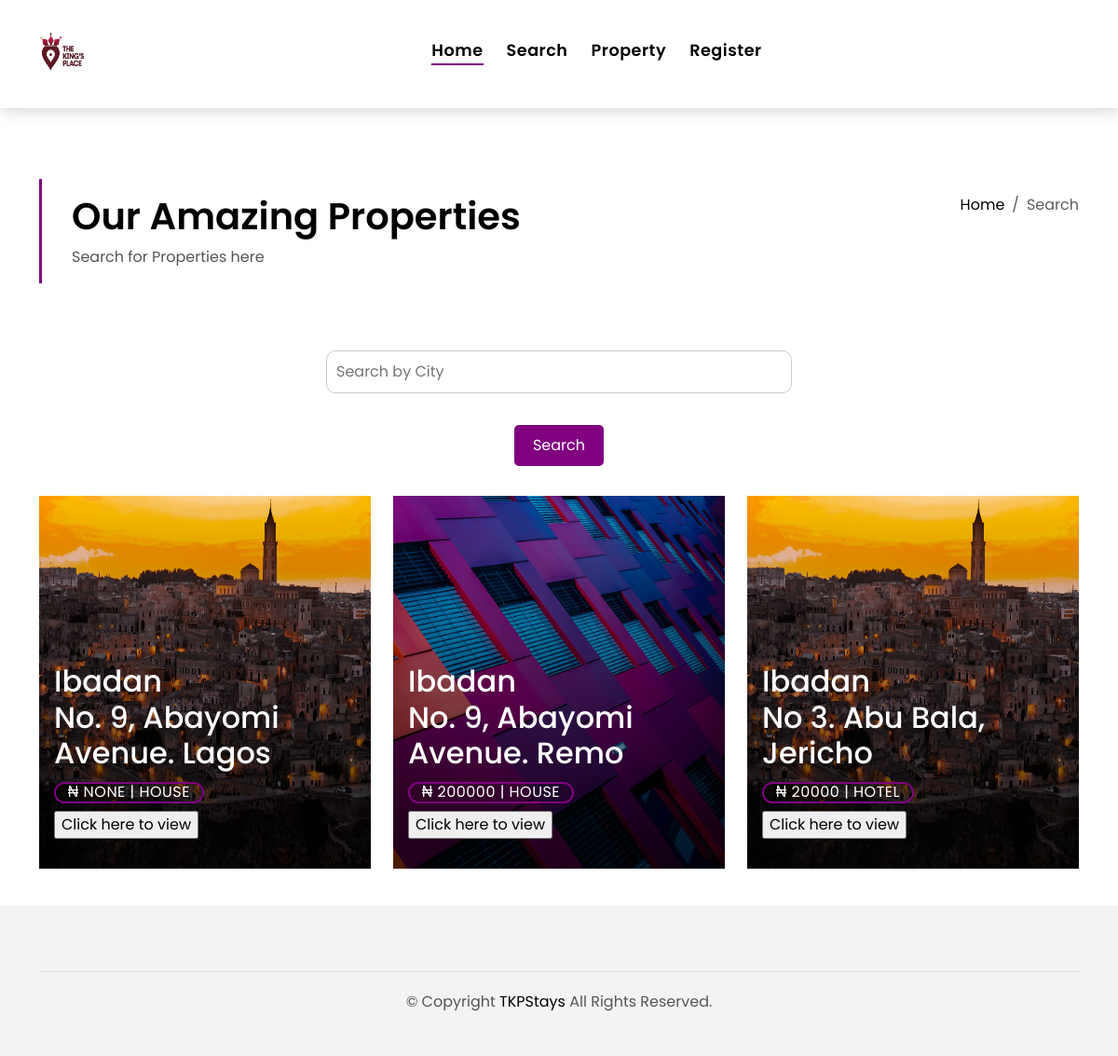
The page /customer_portal/search/ on the database its author committed.
### house_portal/models.py (models this page shows, shortened)
class House(models.Model):
    name = models.CharField(max_length=50)
    area = models.ForeignKey(Area, on_delete=models.SET_NULL, null=True)
    mail = models.EmailField(default='', null=True, blank=True)
    phone = models.CharField(max_length=20, default="", null=True, blank=True)
    address = models.CharField(max_length=300, default="")
    bedrooms = models.PositiveIntegerField(null=True, blank=True)
    bathrooms = models.PositiveIntegerField(null=True, blank=True)
    price = models.IntegerField(null=True, blank=True)
    is_available = models.BooleanField(default=True)
    type = models.CharField(
        max_length=20,
        choices=TYPE_CHOICES,
        default='House'  # Changed the default to a valid choice
    )
    description = models.TextField(max_length=1000)  # Increased the max_length for more flexibility
    is_student_only = models.BooleanField(default=True)
    owner = models.ForeignKey(
        Owner,
        on_delete=models.CASCADE,
        null=True,
        related_name='owned_houses'
    )
    image = models.ImageField(upload_to='house_images/', default='', blank=True)

class Area(models.Model):
    pincode = models.CharField(
        validators=[MinLengthValidator(6), MaxLengthValidator(6)],
        max_length=6,
        unique=True
    )
    city = models.CharField(max_length=20)

### customer_portal/views.py (the view)
# urls.py: path('search/', search, name='search'),
def search(request):
    houses = list(House.objects.all())  # Get all houses as a list
    random.shuffle(houses)  # Shuffle the list randomly
    selected_houses = houses[:3]  # Select the first 3 houses from the shuffled list
    return render(request, 'customer/search.html',  {'houses': selected_houses})

### customer_portal/templates/customer/search.html (shortened to what this page needs)
{% extends 'customer/base1.html' %}
{% load static %}
{% block content %}
<section class="intro-single">
  <div class="container">
    <div class="row">
      <div class="col-md-12 col-lg-8">
        <div class="title-single-box">
          <h1 class="title-single">Our Amazing Properties</h1>
          <span class="color-text-a">Search for Properties here</span>
        </div>
      </div>
      <div class="col-md-12 col-lg-4">
        <nav aria-label="breadcrumb" class="breadcrumb-box d-flex justify-content-lg-end">
          <ol class="breadcrumb">
            <li class="breadcrumb-item">
              <a href="/">Home</a>
            </li>
            <li class="breadcrumb-item active" aria-current="page">
             Search
            </li>
          </ol>
        </nav>
      </div>
    </div>
  </div>
</section>
  <div style="text-align: center;">
    <form class="w3-container" action="/customer_portal/search_results/" method="post">
      <br>
      <input type="text" id="city"  placeholder="Search by City" name="city" required="True">
      <br><br>
      <input class="w3-btn w3-green" type="submit" value="Search">
    </form>
  </div>
<section class="property-grid grid">
  <div class="container">
    <div class="row">
      <div class="col-sm-12">
      </div>
      {% for house in houses %}
      <div class="col-md-4">
        <div class="card-box-a card-shadow">
          <div class="img-box-a">
            <img src="{{ house.image.url }}" alt="" style="height: 400px;" class="img-a img-fluid">
          </div>
          <div class="card-overlay">
            <div class="card-overlay-a-content">
              <div class="card-header-a">
                <h2 class="card-title-a">
                  <a href="#">{{ house.area.city }}
                    <br /> {{ house.address }}</a>
                </h2>
              </div>
              <div class="card-body-a">
                <div class="price-box d-flex">
                  <span class="price-a">₦ {{ house.price }} | {{house.type}}</span>
                </div>
                <form action="/customer_portal/rent/" method="post">
                <input type="submit" value="Click here to view">
              </form>
              </div>
            </div>
          </div>
        </div>
      </div>
      {% endfor %}
    </div>
  </div>
</section>
{% endblock %}

### static/assets/css/style.css (style rules this page uses)
body { font-family: "Poppins", sans-serif; color: #555555; }
h1, h2, h3, h4, h5, h6 { color: #000000; }
a { color: #000000; text-decoration: none; transition: all 0.5s ease; }
.color-text-a { text-decoration: none; color: #555555; }
.intro-single { padding: 12rem 0 3rem; }
.intro-single .title-single-box { padding: 1rem 0 1rem 2rem; }
.intro-single .title-single-box { border-left: 3px solid purple; }
.intro-single .title-single-box .title-single { font-weight: 600; font-size: 2.2rem; }
@media (min-width: 768px) { .intro-single .title-single-box .title-single { font-size: 2.1rem; } }
@media (min-width: 992px) { .intro-single .title-single-box .title-single { font-size: 2.5rem; } }
.intro-single .breadcrumb-box { padding: 1rem 0 0 0.5rem; }
.intro-single .breadcrumb { background-color: transparent; padding-right: 0; padding-left: 0; }
.card-box-a span, .card-box-b span, .card-box-c span, .card-box-d span { line-height: 0; }
@media (min-width: 768px) { .grid .card-box-a, .grid .card-box-b, .grid .card-box-c, .grid .card-box-d { margin-bottom: 2.5rem; } }
.card-box-a, .card-box-b, .card-box-d { position: relative; overflow: hidden; -webkit-backface-visibility: hidden; backface-visibility: hidden; }
.card-box-a .img-a, .card-box-a .img-b, .card-box-b .img-a, .card-box-b .img-b { transition: 0.8s all ease-in-out; }
@media (min-width: 768px) { .card-box-a .price-a, .card-box-b .price-a { font-size: 0.9rem; } }
@media (min-width: 992px) { .card-box-a .price-a, .card-box-b .price-a { font-size: 1rem; } }
.card-overlay { position: absolute; width: 100%; height: 100%; top: 0; left: 0; }
.card-shadow { -webkit-backface-visibility: hidden; backface-visibility: hidden; }
.card-shadow:before { content: " "; position: absolute; top: 0; left: 0; width: 100%; height: 100%; z-index: 1; background: linear-gradient(to bottom, rgba(0, 0, 0, 0) 0%, rgba(0, 0, 0, 0.2) 27%, rgba(0, 0, 0, 0.65) 90%); }
.card-overlay-a-content { transition: all 0.5s ease-in; position: absolute; width: 100%; bottom: 0px; z-index: 2; }
@media (min-width: 768px) { .card-overlay-a-content { bottom: -20px; } }
@media (min-width: 992px) { .card-overlay-a-content { bottom: 0px; } }
.card-header-a { padding: 0 1rem; }
.card-header-a .card-title-a { color: #ffffff; margin-bottom: 0; padding-bottom: 0.7rem; }
@media (min-width: 768px) { .card-header-a .card-title-a { font-size: 1.3rem; } }
@media (min-width: 992px) { .card-header-a .card-title-a { font-size: 2rem; } }
.card-header-a .card-title-a a { color: #ffffff; text-decoration: none; }
.card-body-a { z-index: 2; transition: all 0.5s ease-in; padding: 0rem 1rem 2rem 1rem; }
.card-body-a .price-box { padding-bottom: 0.5rem; }
.price-a { color: #ffffff; padding: 0.6rem 0.8rem; border: 2px solid purple; border-radius: 50px; text-transform: uppercase; letter-spacing: 0.03em; }

### customer_portal/templates/customer/search.html (style rules this page uses)
#city { width: 500px; padding: 10px; margin-bottom: 10px; border: 1px solid #ccc; border-radius: 10px; box-sizing: border-box; }
.w3-btn { padding: 10px 20px; background-color: purple; border: none; border-radius: 5px; color: white; cursor: pointer; }

### rows shown on the page
House: image (picture), area.city "Ibadan", address "No. 9, Abayomi Avenue. Lagos", price "NONE", type "HOUSE"
House: image (picture), area.city "Ibadan", address "No. 9, Abayomi Avenue. Remo", price "200000", type "HOUSE"
House: image (picture), area.city "Ibadan", address "No 3. Abu Bala, Jericho", price "20000", type "HOTEL"
